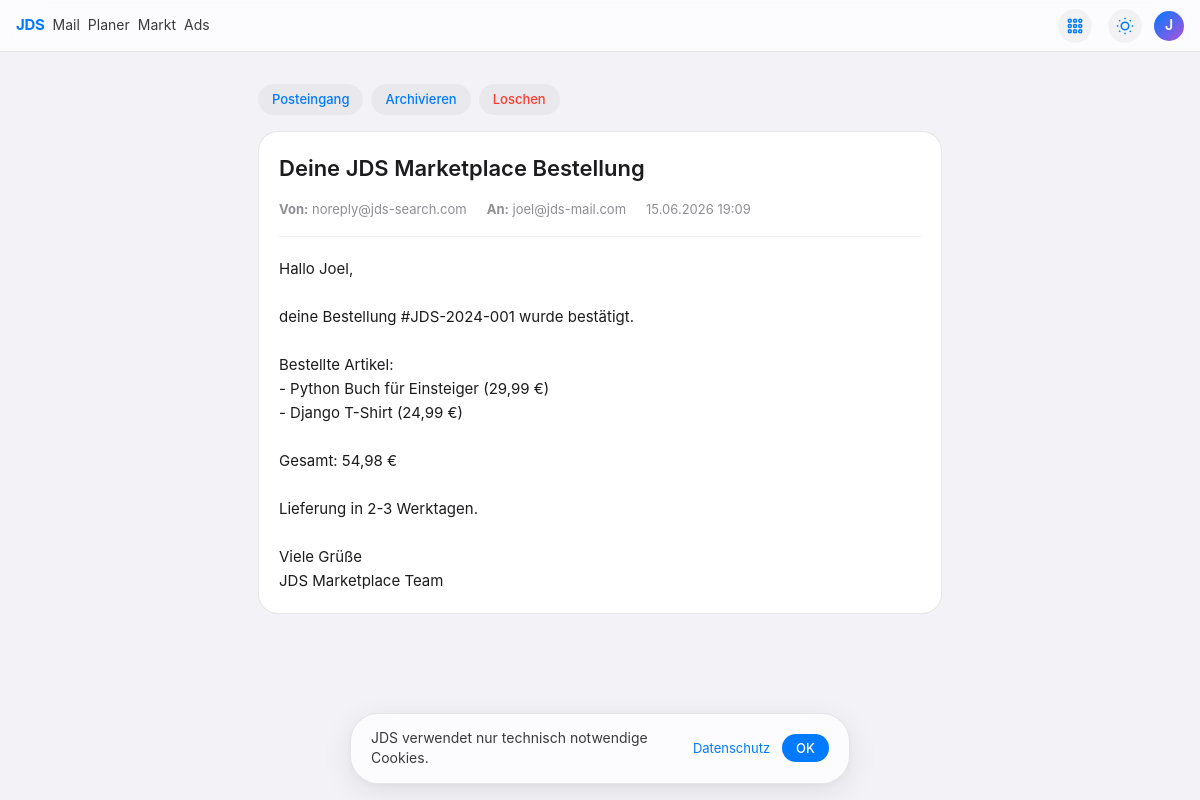
Screenshot of /mail/detail/12/ (signed in) with the database file from the repository.
### mail_app/models.py (models this page shows, shortened)
class Email(models.Model):
    FOLDER_CHOICES = [
        ("inbox", "Posteingang"),
        ("sent", "Gesendet"),
        ("draft", "Entwürfe"),
        ("trash", "Papierkorb"),
        ("archive", "Archiv"),
        ("spam", "Spam"),
    ]
    user = models.ForeignKey(User, on_delete=models.CASCADE, related_name="emails")
    sender = models.EmailField()
    recipient = models.EmailField()
    subject = models.CharField(max_length=500)
    body = models.TextField(blank=True)
    folder = models.CharField(max_length=20, choices=FOLDER_CHOICES, default="inbox")
    is_read = models.BooleanField(default=False)
    is_starred = models.BooleanField(default=False)
    created_at = models.DateTimeField(auto_now_add=True)
    class Meta:
        ordering = ["-created_at"]

### mail_app/views.py (the view)
# urls.py: path("detail/<int:pk>/", views.mail_detail, name="mail_detail"),
@login_required
def mail_detail(request, pk):
    email = get_object_or_404(Email, pk=pk, user=request.user)
    email.is_read = True
    email.save()
    return render(request, "mail_app/detail.html", {"email": email})

### templates/mail_app/detail.html
{% extends "base.html" %}{% block title %}{{ email.subject }} – JDS Mail{% endblock %}{% block content %}
<div class="ios-section" style="max-width:740px;">
    <div style="display:flex;gap:8px;margin-bottom:16px;"><a href="{% url 'mail_home' %}" class="ios-btn ios-btn-sm">Posteingang</a><a href="{% url 'mail_action' email.pk 'archive' %}" class="ios-btn ios-btn-sm">Archivieren</a><a href="{% url 'mail_action' email.pk 'trash' %}" class="ios-btn ios-btn-red ios-btn-sm">Loschen</a></div>
    <div class="ios-card"><h1 style="font-size:22px;font-weight:600;margin-bottom:16px;">{{ email.subject }}</h1>
        <div style="display:flex;gap:20px;flex-wrap:wrap;font-size:13px;color:var(--ios-text3);margin-bottom:20px;padding-bottom:16px;border-bottom:1px solid var(--ios-border2);"><span><strong>Von:</strong> {{ email.sender }}</span><span><strong>An:</strong> {{ email.recipient }}</span><span>{{ email.created_at|date:"d.m.Y H:i" }}</span></div>
        <div style="font-size:15px;line-height:1.6;">{{ email.body|linebreaksbr }}</div>
    </div>
</div>{% endblock %}

### templates/base.html (shortened to what this page needs)
<!DOCTYPE html><html lang="de" data-theme="light"><head>
{% load static %}<link rel="stylesheet" href="{% static 'css/style.css' %}">
</head><body>
<header class="ios-topbar">
{% if user.is_authenticated %}
<div class="ios-topbar-left">
<a href="{% url 'landing' %}" class="ios-logo"><span>J</span>DS</a>
<a href="{% url 'mail_home' %}" style="font-size:14px;color:var(--ios-text2);">Mail</a>
<a href="{% url 'planner_home' %}" style="font-size:14px;color:var(--ios-text2);">Planer</a>
<a href="{% url 'marketplace_home' %}" style="font-size:14px;color:var(--ios-text2);">Markt</a>
<a href="/search/ads/" style="font-size:14px;color:var(--ios-text2);">Ads</a>
</div>{% endif %}
<div style="position:relative;">
<button class="ios-btn-apps" onclick="document.getElementById('ad').classList.toggle('show')">
</button>
</div>
<button onclick="toggleTheme()" class="ios-btn-apps" title="Hell/Dunkel" style="margin-left:4px;"></button>
{% if user.is_authenticated %}
<div style="position:relative;">
<div class="ios-avatar" onclick="document.getElementById('profDrop').classList.toggle('show')" style="cursor:pointer;">{{ user.username|slice:":1"|upper }}</div>
</div>
{% else %}<a href="{% url 'login' %}" class="ios-signin">Anmelden</a>{% endif %}
</header>
{% block content %}{% endblock %}
<div class="ios-cookie" id="cbar" style="display:none"><span>JDS verwendet nur technisch notwendige Cookies.</span><a href="{% url 'privacy' %}" style="font-size:13px;">Datenschutz</a><button onclick="document.getElementById('cbar').style.display='none';localStorage.setItem('jds-ck','1');" class="ios-btn ios-btn-blue ios-btn-sm">OK</button></div>
</body></html>

### static/css/style.css (style rules this page uses)
:root { --ios-bg: #f2f2f7; --ios-card: rgba(255,255,255,0.82); --ios-card-solid: #ffffff; --ios-glass: rgba(255,255,255,0.72); --ios-text: #1c1c1e; --ios-text2: #3a3a3c; --ios-text3: #8e8e93; --ios-blue: #007aff; --ios-blue-h: #0062cc; --ios-green: #34c759; --ios-red: #ff3b30; --ios-orange: #ff9500; --ios-yellow: #ffcc00; --ios-purple: #af52de; --ios-teal: #5ac8fa; --ios-border: rgba(60,60,67,0.12); --ios-border2: rgba(60,60,67,0.08); --ios-shadow: 0 2px 8px rgba(0,0,0,0.04), 0 1px 2px rgba(0,0,0,0.06); --ios-shadow-lg: 0 8px 32px rgba(0,0,0,0.08), 0 2px 8px rgba(0,0,0,0.04); --ios-radius: 20px; --ios-radius-sm: 14px; --ios-radius-lg: 28px; --ios-radius-pill: 100px; --ios-font: -apple-system, BlinkMacSystemFont, 'SF Pro Display', 'SF Pro Text', 'Helvetica Neue', sans-serif; --ios-blur: blur(20px) saturate(180%); }
*,*::before,*::after { box-sizing:border-box;margin:0;padding:0 }
body { font-family:var(--ios-font);font-size:17px;color:var(--ios-text);background:var(--ios-bg);line-height:1.47;-webkit-font-smoothing:antialiased;-moz-osx-font-smoothing:grayscale;padding:0 }
a { color:var(--ios-blue);text-decoration:none }
.ios-topbar { display:flex;align-items:center;justify-content:flex-end;height:52px;padding:0 16px;gap:12px;font-size:15px;background:var(--ios-glass);backdrop-filter:var(--ios-blur);-webkit-backdrop-filter:var(--ios-blur);border-bottom:1px solid var(--ios-border);position:sticky;top:0;z-index:100 }
.ios-topbar a { color:var(--ios-blue);font-size:15px }
.ios-topbar-left { margin-right:auto;display:flex;align-items:center;gap:8px }
.ios-logo { font-size:19px;font-weight:700;color:var(--ios-text);letter-spacing:-.3px;text-decoration:none!important }
.ios-logo span { color:var(--ios-blue) }
.ios-btn-apps { width:34px;height:34px;border-radius:50%;display:flex;align-items:center;justify-content:center;cursor:pointer;border:none;background:rgba(0,0,0,0.04);color:var(--ios-blue);font-size:18px;transition:all .2s }
.ios-avatar { width:30px;height:30px;border-radius:50%;background:linear-gradient(135deg,var(--ios-blue),var(--ios-purple));color:#fff;display:flex;align-items:center;justify-content:center;font-size:14px;font-weight:600 }
.ios-btn { display:inline-flex;align-items:center;gap:6px;padding:10px 22px;border-radius:var(--ios-radius-pill);font-size:15px;font-weight:500;cursor:pointer;border:none;font-family:var(--ios-font);text-decoration:none;transition:all .2s;background:rgba(0,0,0,0.04);color:var(--ios-blue) }
.ios-btn-blue { background:var(--ios-blue);color:#fff }
.ios-btn-red { color:var(--ios-red) }
.ios-btn-sm { padding:6px 14px;font-size:13px }
.ios-card { background:var(--ios-card-solid);border:1px solid var(--ios-border);border-radius:var(--ios-radius);padding:20px;transition:all .2s }
.ios-cookie { position:fixed;bottom:16px;left:50%;transform:translateX(-50%);background:var(--ios-glass);backdrop-filter:var(--ios-blur);-webkit-backdrop-filter:var(--ios-blur);border:1px solid var(--ios-border);border-radius:var(--ios-radius-lg);padding:14px 20px;display:flex;align-items:center;gap:12px;z-index:999;font-size:14px;color:var(--ios-text2);box-shadow:var(--ios-shadow-lg);max-width:500px;width:calc(100% - 32px) }
.ios-section { max-width:1100px;margin:0 auto;padding:32px 28px }

### rows the page displays
Email: subject "Deine JDS Marketplace Bestellung", sender "noreply@jds-search.com", recipient "joel@jds-mail.com", created_at "15.06.2026 19:09", body "Hallo Joel, deine Bestellung #JDS-2024-001 wurde bestätigt. Bestellte Artikel: - Python Buch für Einsteiger (29,99 €) - Django T-Shirt (24,99 €) Gesamt: 54,98 € Lieferung in 2-3 Werktagen. Viele Grüße JDS Marketplace Team"

### other values shown
{{ user.username|slice:":1"|upper }} "J"
